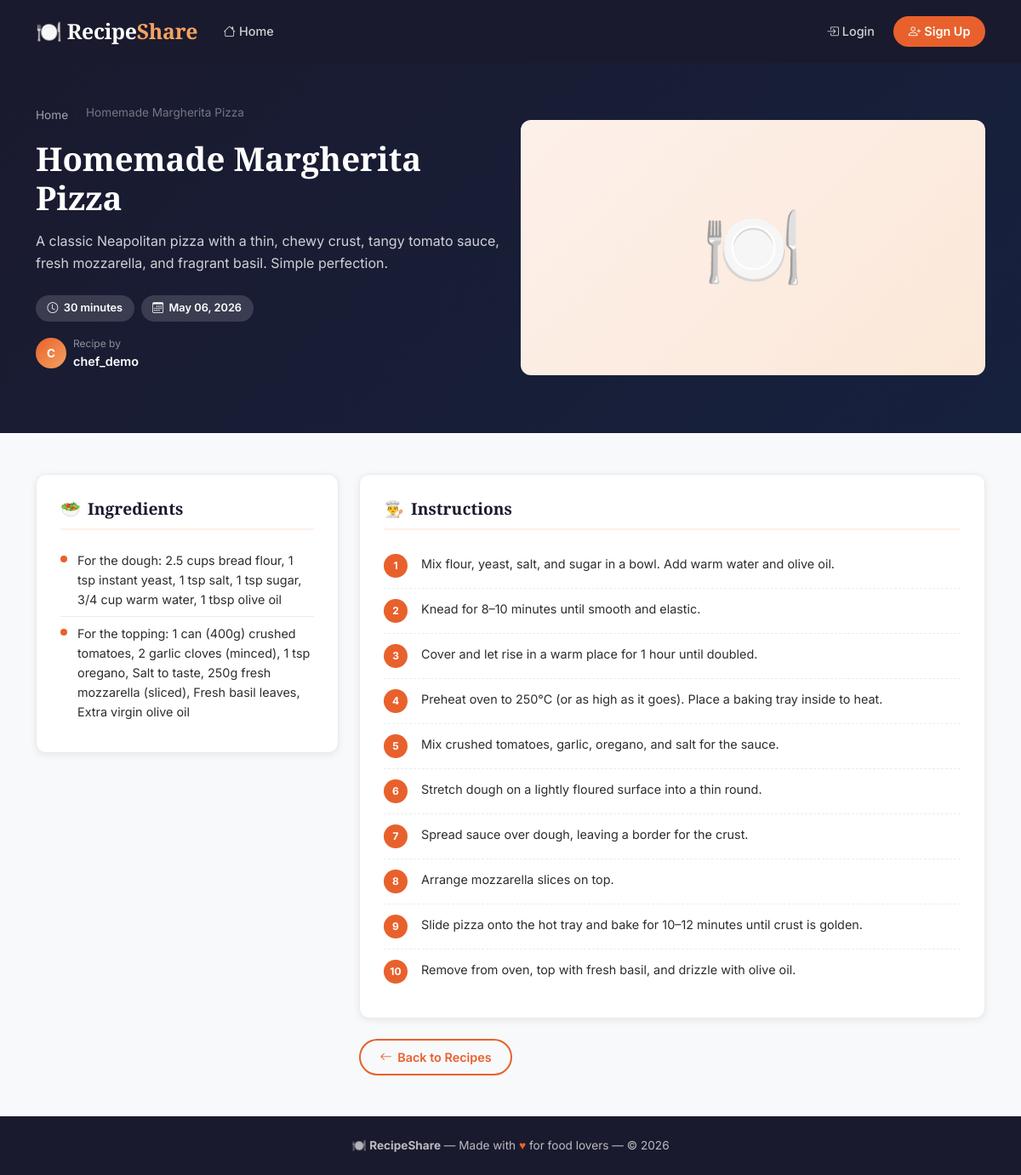
Screenshot of /recipes/5/ with the database file from the repository.
### recipes/models.py (models this page shows, shortened)
class Recipe(models.Model):
    title = models.CharField(max_length=200)
    description = models.TextField(max_length=500)
    ingredients = models.TextField(help_text="List each ingredient on a new line")
    instructions = models.TextField(help_text="Step-by-step cooking instructions")
    cooking_time = models.PositiveIntegerField(help_text="Cooking time in minutes")
    image = models.ImageField(upload_to='recipe_images/', blank=True, null=True)
    author = models.ForeignKey(User, on_delete=models.CASCADE, related_name='recipes')
    created_at = models.DateTimeField(auto_now_add=True)
    updated_at = models.DateTimeField(auto_now=True)
    class Meta:
        ordering = ['-created_at']
    def get_ingredients_list(self):
        return [line.strip() for line in self.ingredients.splitlines() if line.strip()]
    def get_instructions_list(self):
        return [line.strip() for line in self.instructions.splitlines() if line.strip()]

### recipes/views.py (the view)
# urls.py: path('recipes/<int:pk>/', views.recipe_detail, name='recipe-detail'),
def recipe_detail(request, pk):
    recipe = get_object_or_404(Recipe.objects.select_related('author'), pk=pk)
    context = {'recipe': recipe}
    return render(request, 'recipes/recipe_detail.html', context)

### templates/recipes/recipe_detail.html (shortened to what this page needs)
{% extends 'base.html' %}
{% load static %}
{% block content %}
<section class="recipe-detail-hero">
  <div class="container">
    <div class="row align-items-center gy-4">
      <div class="col-lg-6 order-lg-2">
        {% if recipe.image %}
          <img src="{{ recipe.image.url }}" alt="{{ recipe.title }}" class="recipe-detail-img" />
        {% else %}
          <div class="recipe-detail-no-img">🍽️</div>
        {% endif %}
      </div>
      <div class="col-lg-6 order-lg-1">
        <nav aria-label="breadcrumb" class="mb-3">
          <ol class="breadcrumb" style="background:transparent;padding:0;margin:0;">
            <li class="breadcrumb-item">
              <a href="{% url 'home' %}" style="color:rgba(255,255,255,.6);font-size:.85rem;">Home</a>
            </li>
            <li class="breadcrumb-item active" style="color:rgba(255,255,255,.4);font-size:.85rem;">{{ recipe.title|truncatechars:30 }}</li>
          </ol>
        </nav>
        <h1 style="color:#fff;font-size:clamp(1.6rem,4vw,2.4rem);line-height:1.2;margin-bottom:1rem;">
          {{ recipe.title }}
        </h1>
        <p style="color:rgba(255,255,255,.8);font-size:1rem;margin-bottom:1.5rem;line-height:1.6;">
          {{ recipe.description }}
        </p>
        <div class="d-flex flex-wrap gap-2 mb-3">
          <span class="badge-time">
            <i class="bi bi-clock"></i> {{ recipe.cooking_time }} minutes
          </span>
          <span class="badge-time">
            <i class="bi bi-calendar3"></i> {{ recipe.created_at|date:"M d, Y" }}
          </span>
        </div>
        <div class="d-flex align-items-center gap-2 mb-4">
          <div class="author-avatar" style="width:36px;height:36px;font-size:.85rem;">
            {{ recipe.author.username|first|upper }}
          </div>
          <div>
            <div style="color:rgba(255,255,255,.5);font-size:.75rem;">Recipe by</div>
            <div style="color:#fff;font-weight:600;font-size:.9rem;">{{ recipe.author.username }}</div>
          </div>
        </div>
      </div>
    </div>
  </div>
</section>
<section class="section-py">
  <div class="container">
    <div class="row gy-4">
      <div class="col-lg-4">
        <div class="detail-section">
          <h2 class="detail-section-title">
            <span>🥗</span> Ingredients
          </h2>
          {% for ingredient in recipe.get_ingredients_list %}
          <div class="ingredient-item">
            <div class="ingredient-bullet"></div>
            <span>{{ ingredient }}</span>
          </div>
          {% empty %}
          <p class="text-muted">No ingredients listed.</p>
          {% endfor %}
        </div>
      </div>
      <div class="col-lg-8">
        <div class="detail-section">
          <h2 class="detail-section-title">
            <span>👨‍🍳</span> Instructions
          </h2>
          {% for step in recipe.get_instructions_list %}
          <div class="instruction-step">
            <div class="step-number">{{ forloop.counter }}</div>
            <span>{{ step }}</span>
          </div>
          {% empty %}
          <p class="text-muted">No instructions provided.</p>
          {% endfor %}
        </div>
        <div class="mt-3">
          <a href="{% url 'home' %}" class="btn-outline-custom">
            <i class="bi bi-arrow-left"></i> Back to Recipes
          </a>
        </div>
      </div>
    </div>
  </div>
</section>
{% endblock %}

### static/css/style.css (style rules this page uses)
:root { --primary: #e8612c; --primary-dark: #c94f20; --primary-light: #fdf0ea; --accent: #f4a261; --dark: #1a1a2e; --dark-2: #16213e; --surface: #ffffff; --surface-2: #f8f9fa; --text-main: #2d2d2d; --text-muted: #6c757d; --border: #e9ecef; --shadow-sm: 0 2px 8px rgba(0,0,0,.08); --shadow-md: 0 4px 20px rgba(0,0,0,.12); --shadow-lg: 0 8px 40px rgba(0,0,0,.16); --radius: 12px; --radius-sm: 8px; --transition: 0.25s ease; }
*, *::before, *::after { box-sizing: border-box; }
body { font-family: 'Inter', sans-serif; background-color: var(--surface-2); color: var(--text-main); line-height: 1.6; min-height: 100vh; display: flex; flex-direction: column; }
h1, h2, h3, h4, h5, h6 { font-family: 'Playfair Display', serif; font-weight: 700; color: var(--dark); }
a { color: var(--primary); text-decoration: none; transition: color var(--transition); }
.author-avatar { width: 30px; height: 30px; border-radius: 50%; background: linear-gradient(135deg, var(--primary), var(--accent)); display: flex; align-items: center; justify-content: center; color: #fff; font-size: 0.75rem; font-weight: 700; flex-shrink: 0; }
.btn-outline-custom { background: transparent; color: var(--primary); border: 2px solid var(--primary); border-radius: 50px; padding: 0.5rem 1.4rem; font-weight: 600; font-size: 0.9rem; cursor: pointer; transition: all var(--transition); text-decoration: none; display: inline-flex; align-items: center; gap: 0.4rem; }
.recipe-detail-hero { background: linear-gradient(135deg, var(--dark), var(--dark-2)); color: #fff; padding: 3rem 0; position: relative; }
.recipe-detail-no-img { background: linear-gradient(135deg, var(--primary-light), #fbe8d8); border-radius: var(--radius); height: 300px; display: flex; align-items: center; justify-content: center; font-size: 6rem; color: var(--accent); }
.badge-time { background: rgba(255,255,255,.15); color: #fff; border-radius: 50px; padding: 0.35rem 0.85rem; font-size: 0.8rem; font-weight: 600; display: inline-flex; align-items: center; gap: 0.4rem; backdrop-filter: blur(10px); }
.detail-section { background: var(--surface); border-radius: var(--radius); box-shadow: var(--shadow-sm); padding: 1.75rem; margin-bottom: 1.5rem; border: 1px solid var(--border); }
.detail-section-title { font-size: 1.2rem; margin-bottom: 1rem; padding-bottom: 0.75rem; border-bottom: 2px solid var(--primary-light); color: var(--dark); display: flex; align-items: center; gap: 0.5rem; }
.detail-section-title span { color: var(--primary); }
.ingredient-item { display: flex; align-items: flex-start; gap: 0.75rem; padding: 0.5rem 0; border-bottom: 1px solid var(--border); font-size: 0.9rem; }
.ingredient-item:last-child { border-bottom: none; }
.ingredient-bullet { width: 8px; height: 8px; border-radius: 50%; background: var(--primary); flex-shrink: 0; margin-top: 6px; }
.instruction-step { display: flex; align-items: flex-start; gap: 1rem; padding: 0.75rem 0; border-bottom: 1px dashed var(--border); font-size: 0.9rem; line-height: 1.6; }
.instruction-step:last-child { border-bottom: none; }
.step-number { width: 28px; height: 28px; border-radius: 50%; background: var(--primary); color: #fff; display: flex; align-items: center; justify-content: center; font-size: 0.75rem; font-weight: 700; flex-shrink: 0; }
.section-py { padding: 3rem 0; }

### rows the page displays
Recipe: title "Homemade Margherita Pizza", description "A classic Neapolitan pizza with a thin, chewy crust, tangy tomato sauce, fresh mozzarella, and fragrant basil. Simple perfection.", cooking_time "30", created_at "May 06, 2026", author.username|first "C", author.username "chef_demo"

### other values shown
{{ ingredient }} "For the dough: 2.5 cups bread flour, 1 tsp instant yeast, 1 tsp salt, 1 tsp sugar, 3/4 cup warm water, 1 tbsp olive oil" "For the topping: 1 can (400g) crushed tomatoes, 2 garlic cloves (minced), 1 tsp oregano, Salt to taste, 250g fresh mozzarella (sliced), Fresh basil leaves, Extra virgin olive oil"
{{ step }} "Mix flour, yeast, salt, and sugar in a bowl. Add warm water and olive oil." "Knead for 8–10 minutes until smooth and elastic." "Cover and let rise in a warm place for 1 hour until doubled." "Preheat oven to 250°C (or as high as it goes). Place a baking tray inside to heat." "Mix crushed tomatoes, garlic, oregano, and salt for the sauce." "Stretch dough on a lightly floured surface into a thin round." "Spread sauce over dough, leaving a border for the crust." "Arrange mozzarella slices on top." "Slide pizza onto the hot tray and bake for 10–12 minutes until crust is golden." "Remove from oven, top with fresh basil, and drizzle with olive oil."
